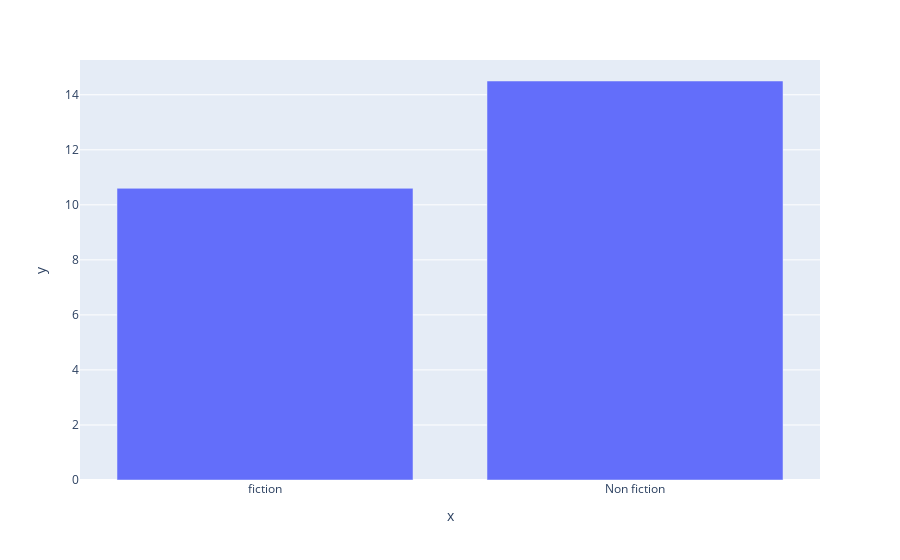

The notebook cell saved with this chart:
### Markdown cell above
## Bar Graphics

### Code cell
genres = ['fiction', 'Non fiction']
average_prices = [10.6, 14.5]
fig = px.bar(x=genres, y=average_prices)
fig.show()

### Figure 1 — Plotly figure (JSON) as saved in the notebook; plotly's stock layout.template omitted (floating-point values rounded to 4 significant figures)
{"data": [{"alignmentgroup": "True", "hovertemplate": "x=%{x}<br>y=%{y}<extra></extra>", "legendgroup": "", "marker": {"color": "#636efa", "pattern": {"shape": ""}}, "name": "", "offsetgroup": "", "orientation": "v", "showlegend": false, "textposition": "auto", "type": "bar", "x": ["fiction", "Non fiction"], "xaxis": "x", "y": [10.6, 14.5], "yaxis": "y"}], "layout": {"barmode": "relative", "legend": {"tracegroupgap": 0}, "margin": {"t": 60}, "xaxis": {"anchor": "y", "domain": [0, 1], "title": {"text": "x"}}, "yaxis": {"anchor": "x", "domain": [0, 1], "title": {"text": "y"}}}}
